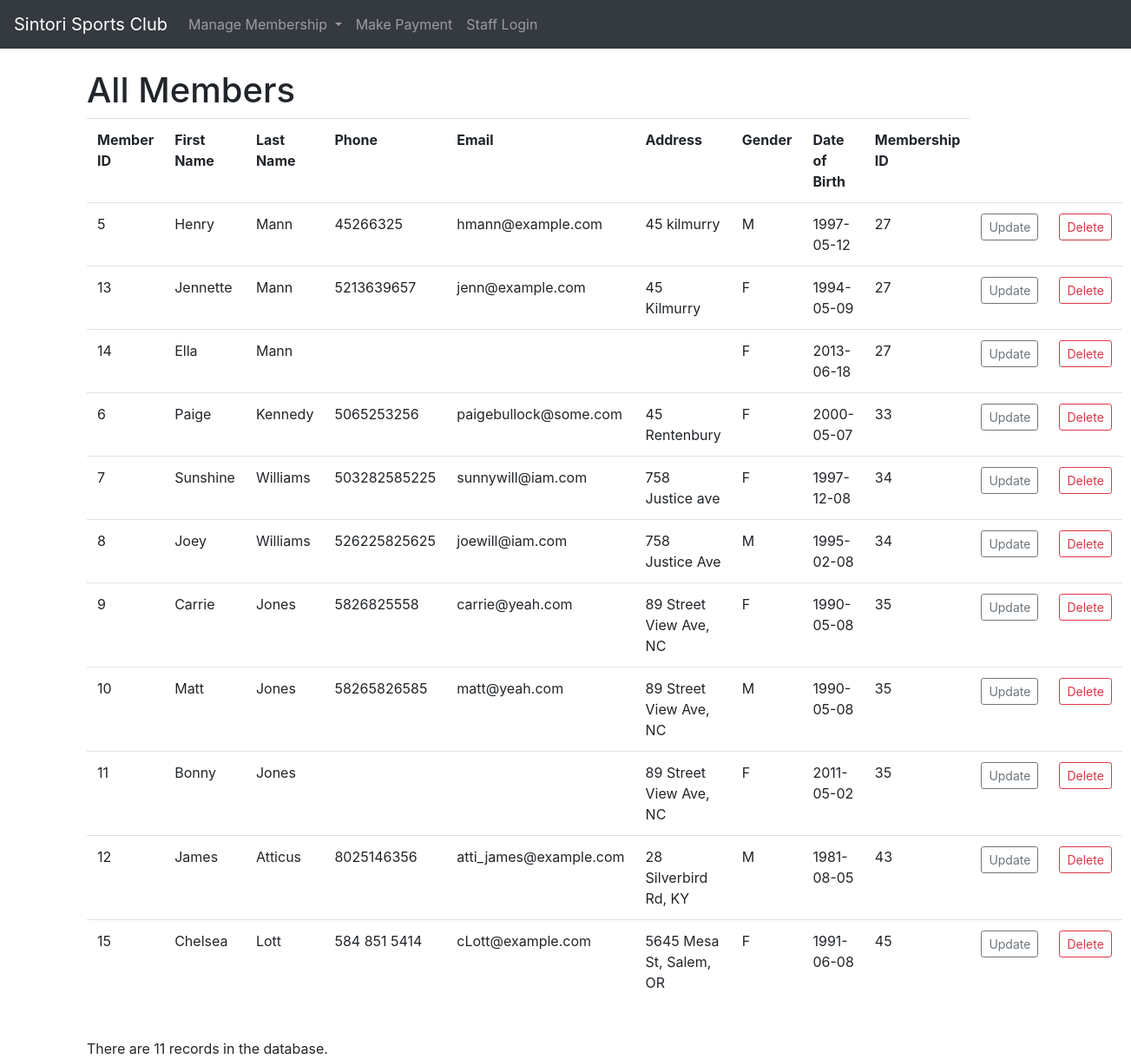
Page /member_viewall.php on the committed database.
### tables this page shows
CREATE TABLE `member` (
  `memberID` mediumint(8) UNSIGNED NOT NULL,
  `fname` varchar(20) NOT NULL,
  `lname` varchar(20) NOT NULL,
  `phone` varchar(20) DEFAULT NULL,
  `email` varchar(30) DEFAULT NULL,
  `address` varchar(255) DEFAULT NULL,
  `gender` enum('M','F') NOT NULL,
  `DoB` date NOT NULL,
  `membershipID` mediumint(8) UNSIGNED NOT NULL
);

### member_viewall.php (the view, shortened to what this page needs)
<!doctype html>
<html>
<head>
	<link rel="stylesheet" type="text/css" href="style.css">
</head>
<body>
	<?php include ('nav_staff.inc.php');
	echo '<h1>All Members</h1>';
	require ('connectDB.php');
	$display=19;
	if (isset($_GET['s']) && is_numeric($_GET['s'])) {
		$start = $_GET['s'];
	} else {
		$start = 0;
	}
	$q = "SELECT * FROM member ORDER BY membershipID LIMIT $start, $display";
	$r = @mysqli_query($dbc, $q);
	if($r){
		$num = mysqli_num_rows($r);
		if($num > 0){
			echo '<table class="table">
						<tr><td align="left"><b>Member ID</b></td>
						<td align="left"><b>First Name</b></td><td align="left"><b>Last Name</b></td>
						<td align="left"><b>Phone</b></td><td align="left"><b>Email</b></td>
            <td align="left"><b>Address</b></td><td align="left"><b>Gender</b></td>
						<td align="left"><b>Date of Birth</b></td><td align="left"><b>Membership ID</b></td></tr>';
						while ($row = mysqli_fetch_array($r)) {
							echo '<tr><td align="left">' . $row['memberID'] . '</td>
							<td align="left">' . $row['fname'] . '</td><td align="left">'. $row['lname'] . '</td>
							<td align="left">' . $row['phone'] . '</td><td align="left">' . $row['email'] . '</td>
              <td align="left">' . $row['address'] . '</td><td align="left">' . $row['gender'] . '</td>
							<td align="left">' . $row['DoB'] . '</td><td align="left">' . $row['membershipID'] . ' </td>' .
							"<td align='left'><a type='button' class='btn btn-outline-secondary btn-sm' href=http://localhost/SintoriSportsWebsite/member_update.php?id=" . $row['memberID'] . ">Update</a></td>
							<td align='left'><a type='button' class='btn btn-outline-danger btn-sm' href=http://localhost/SintoriSportsWebsite/member_delete.php?id=" . $row['memberID'] . ">Delete</a></td></tr>";
						}
						echo '</table>';
						echo "<br/>There are $num records in the database.";
					}
					else{
						echo "There are no members in the database<br/>";
					}
				}
				else{
					echo '<p class="error">The current users could not be retrieved. We apologize for any inconvenience.</p>';
				}
			?>
</body>
</html>

### style.css (style rules this page uses)
body { padding-top: 80px; padding-left: 100px; padding-right: 100px; background-color: lightblue; }

### rows in the picture
member: memberID "5", fname "Henry", lname "Mann", phone "45266325", email "hmann@example.com", address "45 kilmurry", gender "M", DoB "1997-05-12", membershipID "27"
member: memberID "13", fname "Jennette", lname "Mann", phone "5213639657", email "jenn@example.com", address "45 Kilmurry", gender "F", DoB "1994-05-09", membershipID "27"
member: memberID "14", fname "Ella", lname "Mann", gender "F", DoB "2013-06-18", membershipID "27"
member: memberID "6", fname "Paige", lname "Kennedy", phone "5065253256", email "paigebullock@some.com", address "45 Rentenbury", gender "F", DoB "2000-05-07", membershipID "33"
member: memberID "7", fname "Sunshine", lname "Williams", phone "503282585225", email "sunnywill@iam.com", address "758 Justice ave", gender "F", DoB "1997-12-08", membershipID "34"
member: memberID "8", fname "Joey", lname "Williams", phone "526225825625", email "joewill@iam.com", address "758 Justice Ave", gender "M", DoB "1995-02-08", membershipID "34"
member: memberID "9", fname "Carrie", lname "Jones", phone "5826825558", email "carrie@yeah.com", address "89 Street View Ave, NC", gender "F", DoB "1990-05-08", membershipID "35"
member: memberID "10", fname "Matt", lname "Jones", phone "58265826585", email "matt@yeah.com", address "89 Street View Ave, NC", gender "M", DoB "1990-05-08", membershipID "35"
member: memberID "11", fname "Bonny", lname "Jones", address "89 Street View Ave, NC", gender "F", DoB "2011-05-02", membershipID "35"
member: memberID "12", fname "James", lname "Atticus", phone "8025146356", email "atti_james@example.com", address "28 Silverbird Rd, KY", gender "M", DoB "1981-08-05", membershipID "43"
member: memberID "15", fname "Chelsea", lname "Lott", phone "584 851 5414", email "cLott@example.com", address "5645 Mesa St, Salem, OR", gender "F", DoB "1991-06-08", membershipID "45"

### other values in the picture
$num "11"
